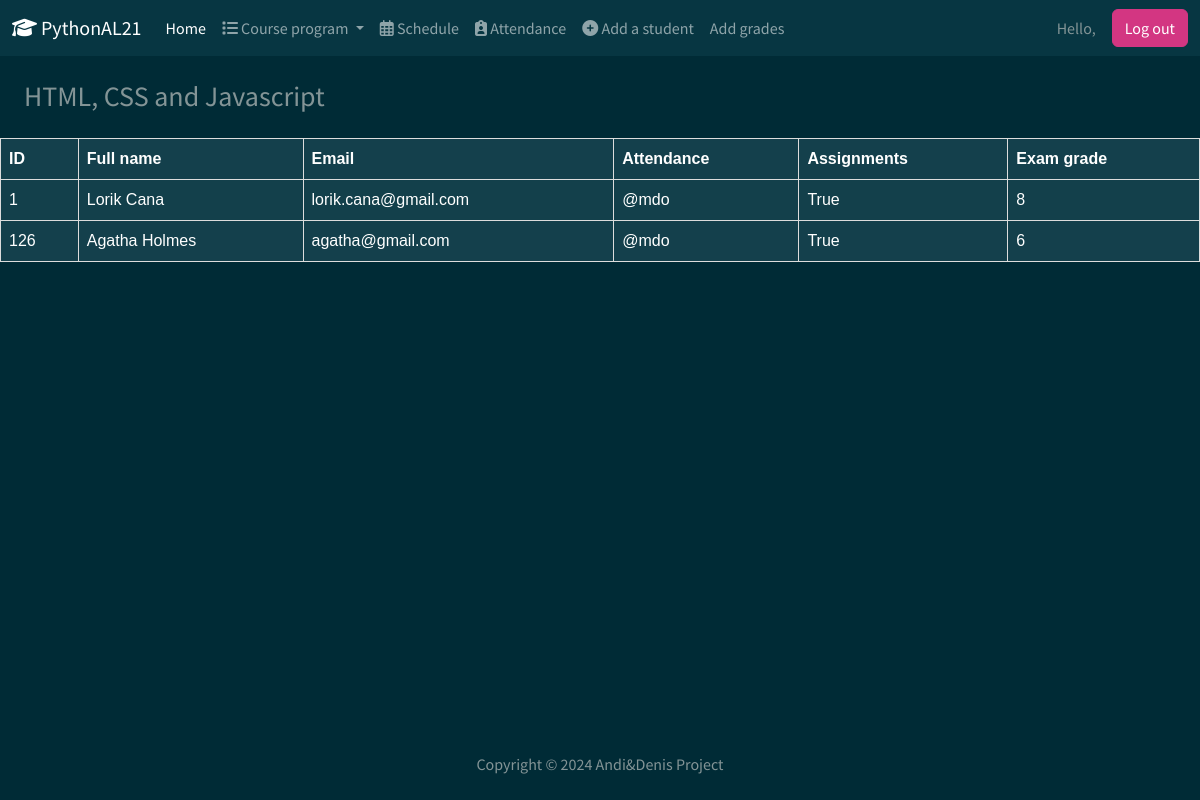
Screenshot of /frontend/ with the database file from the repository.
### students/models.py (models this page shows, shortened)
class Grade(models.Model):
    student = models.ForeignKey(Student, on_delete=models.CASCADE)
    subject = models.ForeignKey(Subject, on_delete=models.CASCADE)
    assignments = models.BooleanField(default=False, null=True)
    grade = models.PositiveIntegerField(null=True)

class Student(models.Model):
    student_nr = models.PositiveIntegerField()
    first_name = models.CharField(blank=False, null=True, max_length=50)
    second_name = models.CharField(blank=False, null=True, max_length=50)
    age = models.PositiveIntegerField(blank=False, null=True)
    email = models.EmailField(blank=False,null=True,max_length=100)
    number = models.PositiveIntegerField(blank=False, null=True)
    nationality = models.CharField(blank=False, null=True, max_length=100)
    field_of_study = models.CharField(blank=False, null=True, max_length=50)
    bio = models.TextField(null=True, max_length=255)
    upload = models.ImageField(upload_to='uploads/', blank=True, null=True)
    class Meta:
        permissions = [
            ("give_medal", "Can give medals"),
        ]

### students/views.py (the view)
# urls.py: path('frontend/', views.view_frontend, name='view_frontend'),
def view_frontend(request):
    grade_values = Grade.objects.filter(subject_id=4)
    context = {
        'grade_values': grade_values,
    }
    return render(request, 'students/frontend.html',context)

### students/templates/students/frontend.html
{% extends 'students/base.html' %}
{% block content %}
<h3 class="m-4">HTML, CSS and Javascript</h3>
<table class="table table-striped table-dark">
  <thead>
    <tr>
      <th scope="col">ID</th>
      <th scope="col">Full name</th>
      <th scope="col">Email</th>
      <th scope="col">Attendance</th>
      <th scope="col">Assignments</th>
      <th scope="col">Exam grade</th>
    </tr>
  </thead>
  <tbody>
  {% for data in grade_values %}
    <tr>
      <td>{{ data.student.student_nr }}</td>
      <td>{{ data.student.first_name }} {{ data.student.second_name }}</td>
      <td>{{ data.student.email }}</td>
      <td>@mdo</td>
      <td>{{ data.assignments }}</td>
      <td>{{ data.grade }}</td>
    </tr>
  {% endfor %}
  </tbody>
</table>
{% endblock content %}

### static/css/list_view.css (style rules this page uses)
table { font-family: arial, sans-serif; border-collapse: collapse; width: 100%; }
td, th { border: 1px solid #dddddd; text-align: left; padding: 8px; }

### rows the page displays
Grade: student.student_nr "1", student.first_name "Lorik", student.second_name "Cana", student.email "lorik.cana@gmail.com", assignments "True", grade "8"
Grade: student.student_nr "126", student.first_name "Agatha", student.second_name "Holmes", student.email "agatha@gmail.com", assignments "True", grade "6"
